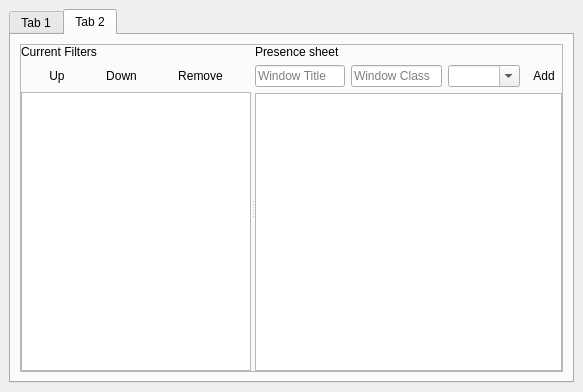
<?xml version="1.0" encoding="UTF-8"?>
<ui version="4.0">
 <class>uConfigurator</class>
 <widget class="QMainWindow" name="uConfigurator">
  <property name="geometry">
   <rect>
    <x>0</x>
    <y>0</y>
    <width>583</width>
    <height>392</height>
   </rect>
  </property>
  <property name="windowTitle">
   <string>MainWindow</string>
  </property>
  <widget class="QWidget" name="centralwidget">
   <layout class="QHBoxLayout" name="horizontalLayout_3">
    <item>
     <widget class="QTabWidget" name="tabWidget">
      <property name="currentIndex">
       <number>1</number>
      </property>
      <widget class="QWidget" name="tab">
       <attribute name="title">
        <string>Tab 1</string>
       </attribute>
      </widget>
      <widget class="QWidget" name="tab_2">
       <attribute name="title">
        <string>Tab 2</string>
       </attribute>
       <layout class="QGridLayout" name="gridLayout">
        <item row="0" column="0">
         <widget class="QSplitter" name="_splitter">
          <property name="frameShape">
           <enum>QFrame::StyledPanel</enum>
          </property>
          <property name="frameShadow">
           <enum>QFrame::Raised</enum>
          </property>
          <property name="orientation">
           <enum>Qt::Horizontal</enum>
          </property>
          <widget class="QWidget" name="_filters_widget" native="true">
           <layout class="QVBoxLayout" name="verticalLayout_2">
            <item>
             <widget class="QLabel" name="label">
              <property name="text">
               <string>Current Filters</string>
              </property>
             </widget>
            </item>
            <item>
             <layout class="QHBoxLayout" name="horizontalLayout">
              <item>
               <widget class="QToolButton" name="_up">
                <property name="text">
                 <string>Up</string>
                </property>
                <property name="icon">
                 <iconset resource="icons.qrc">
                  <normaloff>:/icons/up.png</normaloff>:/icons/up.png</iconset>
                </property>
                <property name="autoRaise">
                 <bool>true</bool>
                </property>
               </widget>
              </item>
              <item>
               <widget class="QToolButton" name="_down">
                <property name="text">
                 <string>Down</string>
                </property>
                <property name="icon">
                 <iconset resource="icons.qrc">
                  <normaloff>:/icons/down.png</normaloff>:/icons/down.png</iconset>
                </property>
                <property name="autoRaise">
                 <bool>true</bool>
                </property>
               </widget>
              </item>
              <item>
               <widget class="QToolButton" name="_remove">
                <property name="text">
                 <string>Remove</string>
                </property>
                <property name="icon">
                 <iconset resource="icons.qrc">
                  <normaloff>:/icons/delete.png</normaloff>:/icons/delete.png</iconset>
                </property>
                <property name="autoRaise">
                 <bool>true</bool>
                </property>
               </widget>
              </item>
              <item>
               <spacer name="horizontalSpacer">
                <property name="orientation">
                 <enum>Qt::Horizontal</enum>
                </property>
                <property name="sizeType">
                 <enum>QSizePolicy::Preferred</enum>
                </property>
                <property name="sizeHint" stdset="0">
                 <size>
                  <width>0</width>
                  <height>0</height>
                 </size>
                </property>
               </spacer>
              </item>
             </layout>
            </item>
            <item>
             <widget class="QTreeView" name="_filters">
              <property name="sizePolicy">
               <sizepolicy hsizetype="Preferred" vsizetype="Expanding">
                <horstretch>0</horstretch>
                <verstretch>0</verstretch>
               </sizepolicy>
              </property>
             </widget>
            </item>
           </layout>
           <zorder>_filters</zorder>
           <zorder>label</zorder>
           <zorder></zorder>
          </widget>
          <widget class="QWidget" name="_sheet_widget" native="true">
           <layout class="QVBoxLayout" name="verticalLayout">
            <item>
             <widget class="QLabel" name="label_2">
              <property name="text">
               <string>Presence sheet</string>
              </property>
             </widget>
            </item>
            <item>
             <layout class="QHBoxLayout" name="horizontalLayout_2">
              <item>
               <widget class="QLineEdit" name="_wtitle">
                <property name="placeholderText">
                 <string>Window Title</string>
                </property>
               </widget>
              </item>
              <item>
               <widget class="QLineEdit" name="_wclass">
                <property name="placeholderText">
                 <string>Window Class</string>
                </property>
               </widget>
              </item>
              <item>
               <widget class="QComboBox" name="_pattern">
                <property name="editable">
                 <bool>true</bool>
                </property>
               </widget>
              </item>
              <item>
               <widget class="QToolButton" name="_add">
                <property name="text">
                 <string>Add</string>
                </property>
                <property name="icon">
                 <iconset resource="icons.qrc">
                  <normaloff>:/icons/add.png</normaloff>:/icons/add.png</iconset>
                </property>
                <property name="autoRaise">
                 <bool>true</bool>
                </property>
               </widget>
              </item>
             </layout>
            </item>
            <item>
             <widget class="QTreeView" name="_sheet">
              <property name="sortingEnabled">
               <bool>true</bool>
              </property>
             </widget>
            </item>
           </layout>
          </widget>
         </widget>
        </item>
       </layout>
      </widget>
     </widget>
    </item>
   </layout>
  </widget>
 </widget>
 <resources>
  <include location="icons.qrc"/>
 </resources>
 <connections/>
</ui>
